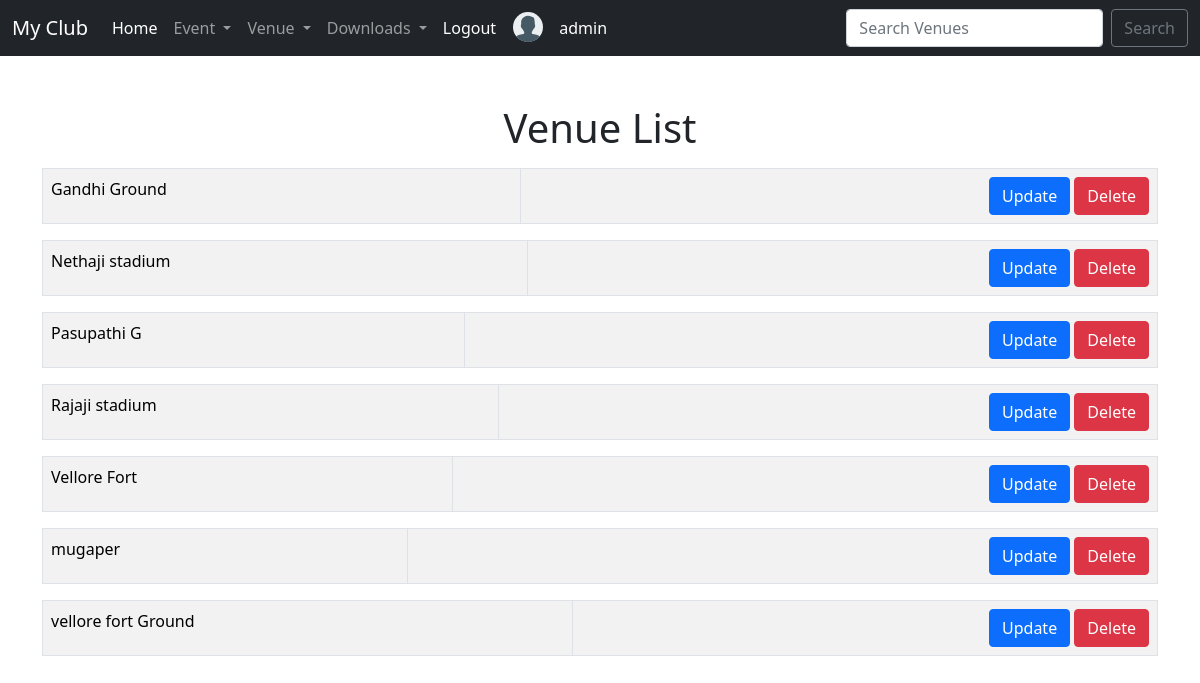
Screenshot of /venues/ (signed in) with the database file from the repository.
### myclub/models.py (models this page shows)
class Venue(models.Model):
    name = models.CharField('Venue Name' , max_length=120)
    address =models.TextField('Venue Address',max_length=200)
    phone = models.CharField('Contact Number', max_length=120)
    pincode= models.CharField('Pincode' , max_length=7 , default='63200')
    web = models.URLField('Web address')
    email = models.EmailField('Email Address')
    image = models.ImageField( null=True, blank=True , default = "" ,upload_to='images/')
    def __str__(self) -> str:
        return self.name

### myclub/views.py (the view)
# urls.py: path('venues/', views.venues , name ='list-venues'),
@login_required
def venues(request):
    query = request.POST.get('search')
    if query:
        venues =Venue.objects.filter(name__contains=query).order_by('name')
    else:
        venues= Venue.objects.all().order_by('name')
    return render(request , 'myclub/venues.html',{'venues' : venues})

### myclub/templates/myclub/venues.html
{% extends 'myclub/base.html' %}
{% block content %}
<br><br>
<div class="container">
    <h1 class="mb-3" style="text-align: center;">Venue List</h1>
    {% for venue in venues %}
    <table class="table  table-striped table-hover table-bordered">
        <tr>
            <td>
                <a style="color: black ; text-decoration: none;" href="{% url 'show-venue' venue.id %}">{{venue}}</a>
            </td>
            <td class="text-end">
            <a href="{%url 'update' venue.id %}"  class="btn btn-primary ">Update</a>
            <a href="{%url 'delete' venue.id %}" class="btn btn-danger">Delete</a>
            </td>
        </tr>
    </table>
    {% endfor %}
</div>
{% endblock %}

### myclub/templates/myclub/navbar.html (shortened to what this page needs)
<nav class="navbar navbar-expand-lg navbar-dark bg-dark sticky-top">
  <div class="container-fluid">
    <a class="navbar-brand" href="{% url 'home' %}">My Club</a>
    <div class="collapse navbar-collapse" id="navbarSupportedContent">
      <ul class="navbar-nav me-auto mb-2 mb-lg-0">
        <li class="nav-item">
          <a class="nav-link active" aria-current="page" href="{% url 'home' %}">Home</a>
        </li>
        <li class="nav-item dropdown">
          <a class="nav-link dropdown-toggle" href="#" id="navbarDropdown" role="button" data-bs-toggle="dropdown"
            aria-expanded="false">
            Event
          </a>
        </li>
        <li class="nav-item dropdown">
          <a class="nav-link dropdown-toggle" href="#" id="navbarDropdown" role="button" data-bs-toggle="dropdown"
            aria-expanded="false">
            Venue
          </a>
        </li>
        <li class="nav-item dropdown">
          <a class="nav-link dropdown-toggle" href="#" id="navbarDropdown" role="button" data-bs-toggle="dropdown"
            aria-expanded="false">
            Downloads
          </a>
        </li>
        {% if user.is_authenticated %}
        <li class="nav-item">
          <a class="nav-link active" aria-current="page" href="{% url 'logout' %}">Logout</a>
        </li>
        <li>..</li>
        <li class="mt-1 me-2">
        </li>
        <li>..</li>
        <li class="mt-2 " style="color: white;">{{ user }}</li>
        {% endif %}
      </ul>
      <form class="d-flex" method="POST" action="{% url 'list-venues' %}">
        <input class="form-control me-2" type="search" name="search" placeholder="Search Venues" aria-label="Search">
        <button class="btn btn-outline-secondary" type="submit">Search </button>
      </form>
    </div>
  </div>
</nav>

### rows the page displays
Venue: name "Gandhi Ground"
Venue: name "Nethaji stadium"
Venue: name "Pasupathi G"
Venue: name "Rajaji stadium"
Venue: name "Vellore Fort"
Venue: name "mugaper"
Venue: name "vellore fort Ground"

### other values shown
{{ user }} "admin"
